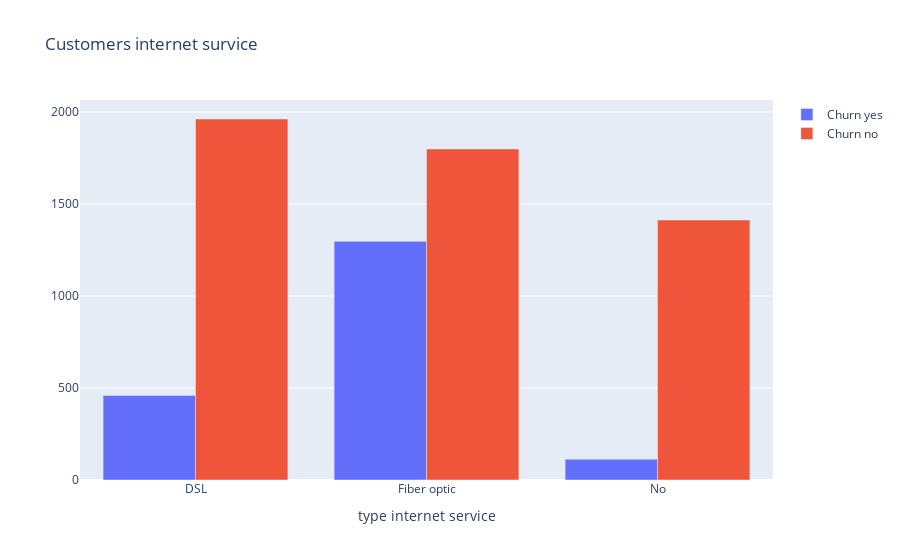

The code cell stored with this chart in its notebook:
### Code cell
internet_service_yes = df[df['Churn'] == 'Yes'].groupby(['InternetService'])[['Churn']].count()
internet_service_no = df[df['Churn'] == 'No'].groupby(['InternetService'])[['Churn']].count()

internet_service_yes.columns = ['Churn']
internet_service_no.columns = ['Churn']

trace0 = go.Bar(
    x=internet_service_yes.index,
    y=internet_service_yes.Churn,
    name='Churn yes'
)

trace1 = go.Bar(
    x=internet_service_no.index,
    y=internet_service_no.Churn,
    name='Churn no'
)

data = [trace0, trace1]
layout = {'title': 'Customers internet survice', 'xaxis': {'title': 'type internet service'}}

fig = go.Figure(data=data, layout=layout)
iplot(fig, show_link=False)
Image(pio.to_image(fig, format='png'))

### Figure 1 — Plotly figure (JSON) as saved in the notebook; plotly's stock layout.template omitted (floating-point values rounded to 4 significant figures)
{"data": [{"name": "Churn yes", "type": "bar", "x": ["DSL", "Fiber optic", "No"], "y": [459, 1297, 113]}, {"name": "Churn no", "type": "bar", "x": ["DSL", "Fiber optic", "No"], "y": [1962, 1799, 1413]}], "layout": {"title": {"text": "Customers internet survice"}, "xaxis": {"title": {"text": "type internet service"}}}}
